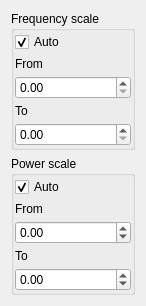
       <widget class="QWidget" name="scrollAreaWidgetContents">
        <property name="geometry">
         <rect>
          <x>0</x>
          <y>0</y>
          <width>146</width>
          <height>306</height>
         </rect>
        </property>
        <layout class="QVBoxLayout" name="verticalLayout_11">
         <item>
          <widget class="QGroupBox" name="groupBox">
           <property name="title">
            <string>Frequency scale</string>
           </property>
           <layout class="QVBoxLayout" name="verticalLayout_8">
            <property name="spacing">
             <number>1</number>
            </property>
            <property name="sizeConstraint">
             <enum>QLayout::SetDefaultConstraint</enum>
            </property>
            <property name="leftMargin">
             <number>1</number>
            </property>
            <property name="topMargin">
             <number>1</number>
            </property>
            <property name="rightMargin">
             <number>1</number>
            </property>
            <property name="bottomMargin">
             <number>1</number>
            </property>
            <item>
             <widget class="QCheckBox" name="viewFreqAuto">
              <property name="sizePolicy">
               <sizepolicy hsizetype="Minimum" vsizetype="Maximum">
                <horstretch>0</horstretch>
                <verstretch>0</verstretch>
               </sizepolicy>
              </property>
              <property name="text">
               <string>Auto</string>
              </property>
              <property name="checked">
               <bool>true</bool>
              </property>
             </widget>
            </item>
            <item>
             <widget class="QLabel" name="viewFreqFrom_label">
              <property name="text">
               <string>From</string>
              </property>
             </widget>
            </item>
            <item>
             <widget class="QDoubleSpinBox" name="viewFreqFrom">
              <property name="sizePolicy">
               <sizepolicy hsizetype="Minimum" vsizetype="Maximum">
                <horstretch>0</horstretch>
                <verstretch>0</verstretch>
               </sizepolicy>
              </property>
              <property name="maximum">
               <double>9999999999.989999771118164</double>
              </property>
             </widget>
            </item>
            <item>
             <widget class="QLabel" name="viewFreqTo_label">
              <property name="text">
               <string>To</string>
              </property>
             </widget>
            </item>
            <item>
             <widget class="QDoubleSpinBox" name="viewFreqTo">
              <property name="sizePolicy">
               <sizepolicy hsizetype="Minimum" vsizetype="Maximum">
                <horstretch>0</horstretch>
                <verstretch>0</verstretch>
               </sizepolicy>
              </property>
              <property name="maximum">
               <double>9999999999.989999771118164</double>
              </property>
             </widget>
            </item>
           </layout>
          </widget>
         </item>
         <item>
          <widget class="QGroupBox" name="groupBox_2">
           <property name="title">
            <string>Power scale</string>
           </property>
           <layout class="QVBoxLayout" name="verticalLayout_9">
            <property name="spacing">
             <number>1</number>
            </property>
            <property name="leftMargin">
             <number>1</number>
            </property>
            <property name="topMargin">
             <number>1</number>
            </property>
            <property name="rightMargin">
             <number>1</number>
            </property>
            <property name="bottomMargin">
             <number>1</number>
            </property>
            <item>
             <widget class="QCheckBox" name="viewPowerAuto">
              <property name="sizePolicy">
               <sizepolicy hsizetype="Minimum" vsizetype="Maximum">
                <horstretch>0</horstretch>
                <verstretch>0</verstretch>
               </sizepolicy>
              </property>
              <property name="text">
               <string>Auto</string>
              </property>
              <property name="checked">
               <bool>true</bool>
              </property>
             </widget>
            </item>
            <item>
             <widget class="QLabel" name="viewPowerFrom_label">
              <property name="text">
               <string>From</string>
              </property>
             </widget>
            </item>
            <item>
             <widget class="QDoubleSpinBox" name="viewPowerFrom">
              <property name="sizePolicy">
               <sizepolicy hsizetype="Minimum" vsizetype="Maximum">
                <horstretch>0</horstretch>
                <verstretch>0</verstretch>
               </sizepolicy>
              </property>
              <property name="minimum">
               <double>-9999999999.989999771118164</double>
              </property>
              <property name="maximum">
               <double>9999999999.989999771118164</double>
              </property>
             </widget>
            </item>
            <item>
             <widget class="QLabel" name="viewPowerTo_label">
              <property name="text">
               <string>To</string>
              </property>
             </widget>
            </item>
            <item>
             <widget class="QDoubleSpinBox" name="viewPowerTo">
              <property name="sizePolicy">
               <sizepolicy hsizetype="Minimum" vsizetype="Maximum">
                <horstretch>0</horstretch>
                <verstretch>0</verstretch>
               </sizepolicy>
              </property>
              <property name="minimum">
               <double>-9999999999.989999771118164</double>
              </property>
              <property name="maximum">
               <double>9999999999.989999771118164</double>
              </property>
             </widget>
            </item>
           </layout>
          </widget>
         </item>
        </layout>
       </widget>
